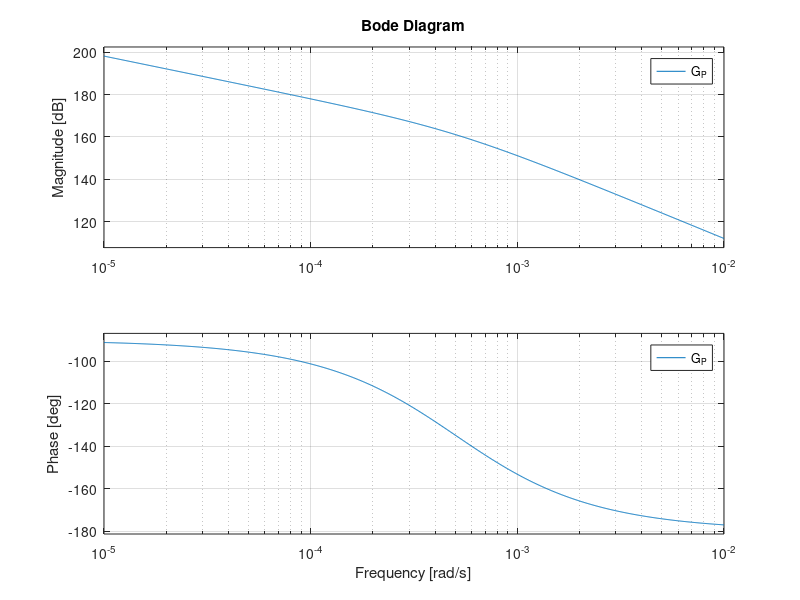

Write MATLAB code to recreate this figure. (Note: this script raises an error after producing the figure.)
clear
tlim = [0 10];
n_col = 6;

G = tf(40.6502,[1 5.0413e-04 0]);

G_P = G;

figure(1)
subplot(2,n_col,1)
rlocus(G_P)
axis equal
shg
subplot(2,n_col,n_col+1)
bode(G_P)
shg

%% Plant with Delay
d = 0.15;
[num,den] = pade(d,2);
P_pade = tf(num,den);

G_P = G*P_pade;

col = 1;
figure(1)
subplot(2,n_col,col)
rlocus(G_P)
axis equal
shg
subplot(2,n_col,n_col+col)
bode(G_P)
shg

%% Lead Controller
omega_target = 1.1;
alpha = 200;
p = omega_target*sqrt(alpha);
z = omega_target/sqrt(alpha);
D_lead = tf([1 z],[1 p]);

D1 = D_lead;

col = 2;
figure(1)
subplot(2,n_col,col)
rlocus(G_P*D1)
axis equal
shg
subplot(2,n_col,n_col+col)
bode(G_P*D1)
shg

D2 = D1;

%% Lag Controller
omega_target = 0.001;
alpha = 1/200;
p = omega_target*sqrt(alpha);
z = omega_target/sqrt(alpha);
D_lag = tf([1 z],[1 p]);

D2 = D1*D_lag;

col = 3;
figure(1)
subplot(2,n_col,col)
rlocus(G_P*D2)
axis equal
shg
subplot(2,n_col,n_col+col)
bode(G_P*D2)
shg

D3 = D2;

%% Low-Pass Filter
omega_c = 50;

D_lpf = tf(omega_c,[1 omega_c]);

D3 = D2*D_lpf;

col = 4;
figure(1)
subplot(2,n_col,col)
rlocus(G_P*D3)
axis equal
shg
subplot(2,n_col,n_col+col)
bode(G_P*D3)
shg

%% Adjust Gain
omega_target = 1.7;

K = 1/abs(freqresp(G_P*D3,omega_target));
D4 = K*D3;

poles = rlocus(G_P*D3,K);

col = 4;
figure(1)
subplot(2,n_col,col)
rlocus(G_P*D3)
axis equal
hold on
plot(real(poles),imag(poles),'r*')
hold off

subplot(2,n_col,n_col+col)
bode(G_P*D4)
shg

figure(2)
clf
hold on
bode(D1)
bode(D2)
bode(D3)
bode(D4)

%% Closed Loop
T = G_P*D4/(1+G_P*D4);

%pole(T)

S_u = D4/(1+G_P*D4);

col = 5;
figure(1)
subplot(2,n_col,col)
rlocus(T,1)
axis equal

subplot(2,n_col,col+1)
step(T,tlim)
shg

subplot(2,n_col,n_col+col)
bode(T)
shg

subplot(2,n_col,n_col+col+1)
step(S_u,tlim)
shg

%% Test With Different Transfer Function
G1 = tf(60,[1 0 0]);
G_P1 = G1*P_pade;
T1 = G_P1*D4/(1+G_P1*D4);

%pole(T1)

S_u1 = D4/(1+G_P1*D4);

figure(3)
clf
subplot(2,2,1)
rlocus(T1,1)
axis equal

subplot(2,2,2)
step(T1,tlim)
shg

subplot(2,2,3)
bode(T1)
shg

subplot(2,2,4)
step(S_u1,tlim)
shg

%% Difference Equations for Controller, Low-Pass Filter and, K
h = 0.025;
opts = c2dOptions('PrewarpFrequency',omega_target);

D_2_z = c2d(D2,h,opts)

D_lpf_z = c2d(D_lpf,h)

syms z U(z) E(z) theta_k x_k
[num, den] = tfdata(D_2_z);
eqn = poly2sym(cell2mat(num), z)*E(z) == poly2sym(cell2mat(den), z)*U(z);
diff_eqn = vpa(iztrans(eqn))

[num, den] = tfdata(D_lpf_z);
eqn = poly2sym(cell2mat(num), z)*E(z) == poly2sym(cell2mat(den), z)*U(z);
diff_eqn_lpf = vpa(iztrans(eqn))

K

figure(4)
clf
hold on
bode(D_2_z)
bode(D_lpf_z*D_2_z)

%%
% save('loop_shaping_1')
